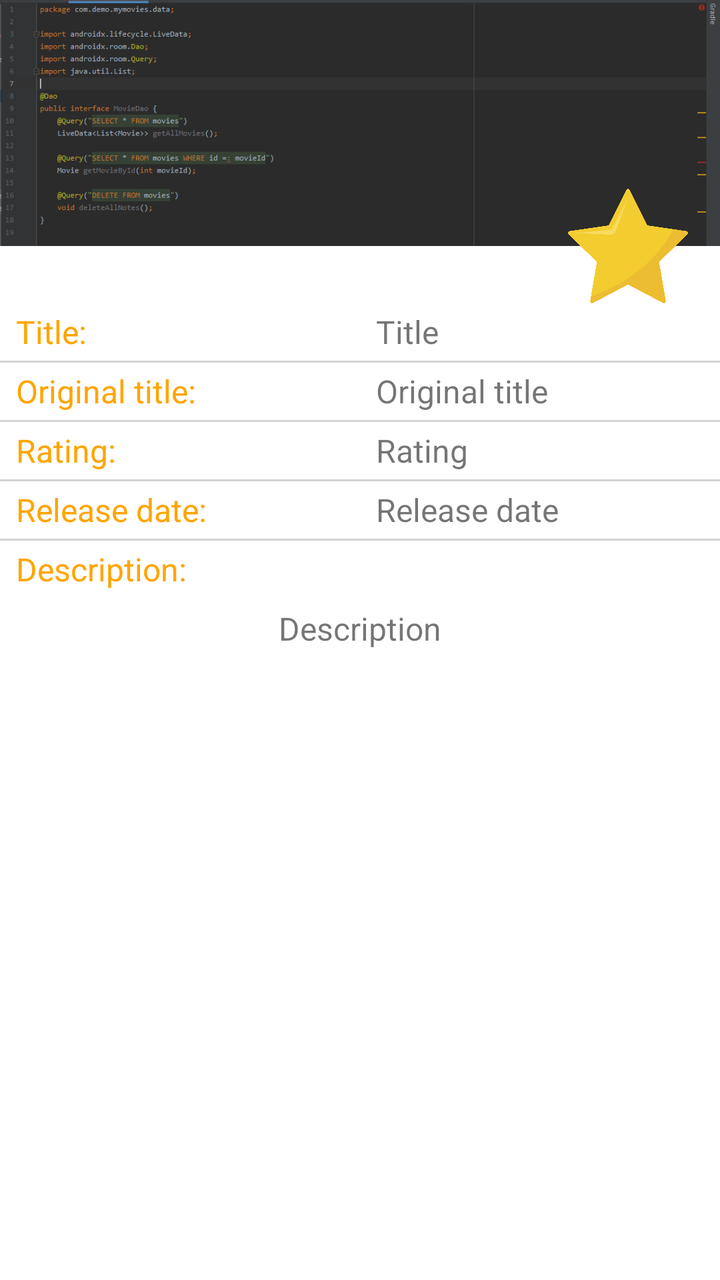
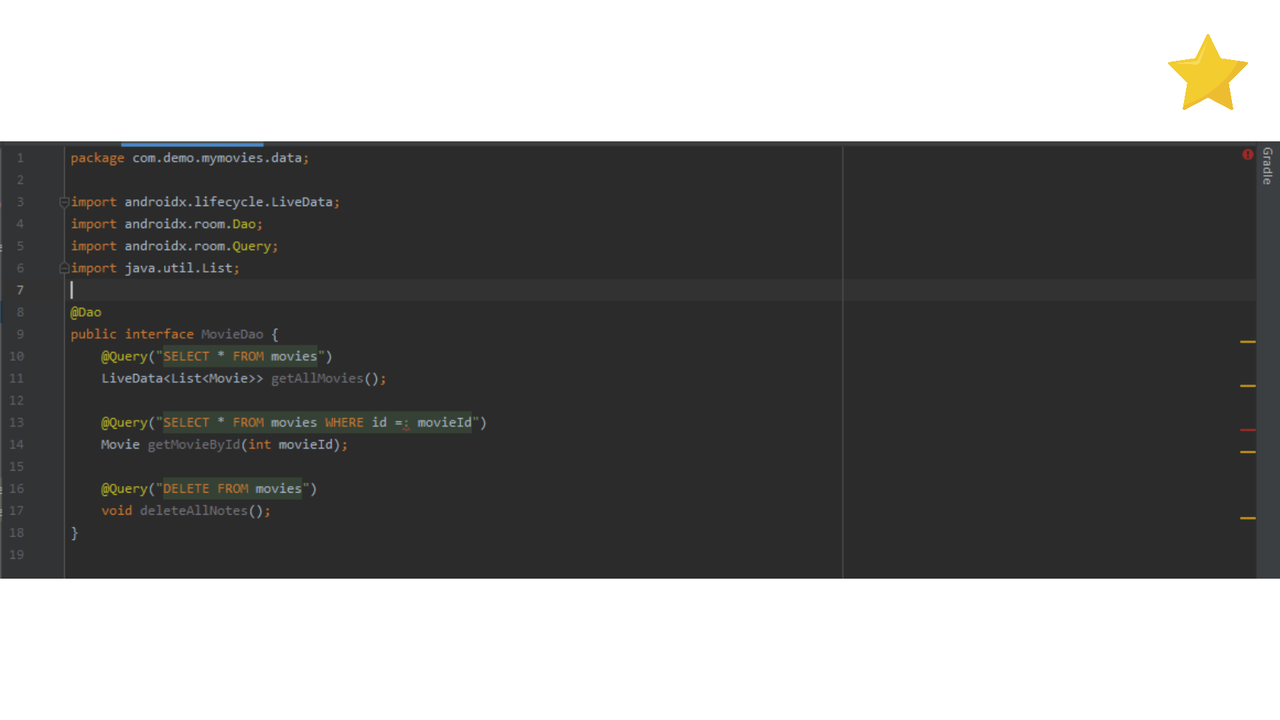

An Android layout and its configuration variant, each rendered on a device that would load it. The default file and the variant file are quoted in full after the pictures.
<!-- AndroidManifest.xml: application theme Theme.MyMovies -->
<!-- res/layout/activity_detail.xml -->
<?xml version="1.0" encoding="utf-8"?>
<ScrollView xmlns:android="http://schemas.android.com/apk/res/android"
    xmlns:app="http://schemas.android.com/apk/res-auto"
    xmlns:tools="http://schemas.android.com/tools"
    android:id="@+id/scrollViewInfo"
    android:layout_width="match_parent"
    android:layout_height="match_parent"
    tools:context=".DetailActivity">

    <androidx.constraintlayout.widget.ConstraintLayout
        android:layout_width="match_parent"
        android:layout_height="wrap_content">

        <ImageView
            android:id="@+id/imageViewBigPoster"
            android:layout_width="0dp"
            android:layout_height="wrap_content"
            android:contentDescription="@string/image_big_poster"
            android:adjustViewBounds="true"
            app:layout_constraintEnd_toEndOf="parent"
            app:layout_constraintStart_toStartOf="parent"
            app:layout_constraintTop_toTopOf="parent"
            app:srcCompat="@drawable/logo" />


        <ImageView
            android:id="@+id/imageViewAddToFavourite"
            android:layout_width="@dimen/size_of_star"
            android:layout_height="@dimen/size_of_star"
            android:contentDescription="@string/image_favourite_movie"
            android:layout_marginEnd="16dp"
            android:onClick="onClickChangeFavourite"
            app:layout_constraintBottom_toBottomOf="@+id/imageViewBigPoster"
            app:layout_constraintEnd_toEndOf="@+id/imageViewBigPoster"
            app:layout_constraintTop_toBottomOf="@+id/imageViewBigPoster"
            app:srcCompat="@drawable/yellow_fav" />

        <include
            layout="@layout/movie_info"
            android:id="@+id/movieInfo"
            android:layout_width="0dp"
            android:layout_height="wrap_content"
            app:layout_constraintEnd_toEndOf="parent"
            app:layout_constraintStart_toStartOf="parent"
            app:layout_constraintTop_toBottomOf="@id/imageViewAddToFavourite"
            />


    </androidx.constraintlayout.widget.ConstraintLayout>
</ScrollView>
<!-- res/layout/movie_info.xml (included above) -->
<?xml version="1.0" encoding="utf-8"?>
<androidx.constraintlayout.widget.ConstraintLayout
    xmlns:android="http://schemas.android.com/apk/res/android"
    android:layout_width="match_parent"
    android:layout_height="match_parent"
    xmlns:app="http://schemas.android.com/apk/res-auto">

    <TextView
        android:id="@+id/textViewLabelTitle"
        style="@style/LabelStyle"
        android:layout_width="wrap_content"
        android:layout_height="wrap_content"
        android:layout_marginStart="@dimen/size_8dp"
        android:layout_marginTop="@dimen/size_2dp"
        android:text="@string/label_title"
        app:layout_constraintStart_toStartOf="parent"
        app:layout_constraintTop_toTopOf="parent" />

    <androidx.constraintlayout.widget.Guideline
        android:id="@+id/guidelineCenter"
        android:layout_width="wrap_content"
        android:layout_height="wrap_content"
        android:orientation="vertical"
        app:layout_constraintGuide_percent="0.5" />

    <TextView
        android:id="@+id/textViewTitle"
        style="@style/ViewStyle"
        android:layout_width="@dimen/size_0dp"
        android:layout_height="wrap_content"
        android:layout_marginStart="@dimen/size_8dp"
        android:layout_marginTop="@dimen/size_2dp"
        android:layout_marginEnd="@dimen/size_8dp"
        android:text="@string/title"
        app:layout_constraintEnd_toEndOf="parent"
        app:layout_constraintStart_toStartOf="@+id/guidelineCenter"
        app:layout_constraintTop_toTopOf="parent" />

    <View style="@style/BorderStyle"
        app:layout_constraintStart_toStartOf="parent"
        app:layout_constraintEnd_toEndOf="parent"
        app:layout_constraintTop_toBottomOf="@+id/textViewTitle"
        app:layout_constraintBottom_toTopOf="@+id/textViewOriginalTitle"/>

    <TextView
        android:id="@+id/textViewLabelOriginalTitle"
        style="@style/LabelStyle"
        android:layout_width="wrap_content"
        android:layout_height="wrap_content"
        android:layout_marginStart="@dimen/size_8dp"
        android:layout_marginTop="@dimen/size_8dp"
        android:text="@string/label_original_title"
        app:layout_constraintStart_toStartOf="parent"
        app:layout_constraintTop_toBottomOf="@+id/textViewTitle" />

    <TextView
        android:id="@+id/textViewOriginalTitle"
        style="@style/ViewStyle"
        android:layout_width="@dimen/size_0dp"
        android:layout_height="wrap_content"
        android:layout_marginStart="@dimen/size_8dp"
        android:layout_marginTop="@dimen/size_8dp"
        android:layout_marginEnd="@dimen/size_8dp"
        android:text="@string/original_title"
        app:layout_constraintEnd_toEndOf="parent"
        app:layout_constraintStart_toStartOf="@+id/guidelineCenter"
        app:layout_constraintTop_toBottomOf="@+id/textViewTitle" />

    <View style="@style/BorderStyle"
        app:layout_constraintStart_toStartOf="parent"
        app:layout_constraintEnd_toEndOf="parent"
        app:layout_constraintTop_toBottomOf="@+id/textViewOriginalTitle"
        app:layout_constraintBottom_toTopOf="@+id/textViewRating"/>

    <TextView
        android:id="@+id/textViewLabelRating"
        style="@style/LabelStyle"
        android:layout_width="wrap_content"
        android:layout_height="wrap_content"
        android:layout_marginStart="@dimen/size_8dp"
        android:layout_marginTop="@dimen/size_8dp"
        android:text="@string/label_rating"
        app:layout_constraintStart_toStartOf="parent"
        app:layout_constraintTop_toBottomOf="@+id/textViewOriginalTitle" />

    <TextView
        android:id="@+id/textViewRating"
        style="@style/ViewStyle"
        android:layout_width="wrap_content"
        android:layout_height="wrap_content"
        android:layout_marginStart="@dimen/size_8dp"
        android:layout_marginTop="@dimen/size_8dp"
        android:layout_marginEnd="@dimen/size_8dp"
        android:text="@string/rating"
        app:layout_constraintStart_toStartOf="@+id/guidelineCenter"
        app:layout_constraintTop_toBottomOf="@+id/textViewOriginalTitle" />

    <View style="@style/BorderStyle"
        app:layout_constraintStart_toStartOf="parent"
        app:layout_constraintEnd_toEndOf="parent"
        app:layout_constraintTop_toBottomOf="@+id/textViewRating"
        app:layout_constraintBottom_toTopOf="@+id/textViewReleaseDate"/>

    <TextView
        android:id="@+id/textViewLabelReleaseDate"
        style="@style/LabelStyle"
        android:layout_width="wrap_content"
        android:layout_height="wrap_content"
        android:layout_marginStart="@dimen/size_8dp"
        android:layout_marginTop="@dimen/size_8dp"
        android:text="@string/label_release_date"
        app:layout_constraintStart_toStartOf="parent"
        app:layout_constraintTop_toBottomOf="@+id/textViewRating" />

    <TextView
        android:id="@+id/textViewReleaseDate"
        style="@style/ViewStyle"
        android:layout_width="@dimen/size_0dp"
        android:layout_height="wrap_content"
        android:layout_marginStart="@dimen/size_8dp"
        android:layout_marginTop="@dimen/size_8dp"
        android:layout_marginEnd="@dimen/size_8dp"
        android:text="@string/release_date"
        app:layout_constraintEnd_toEndOf="parent"
        app:layout_constraintStart_toStartOf="@+id/guidelineCenter"
        app:layout_constraintTop_toBottomOf="@+id/textViewRating" />

    <View style="@style/BorderStyle"
        app:layout_constraintStart_toStartOf="parent"
        app:layout_constraintEnd_toEndOf="parent"
        app:layout_constraintTop_toBottomOf="@+id/textViewReleaseDate"
        app:layout_constraintBottom_toTopOf="@+id/textViewLabelDescription"/>


    <TextView
        android:id="@+id/textViewLabelDescription"
        style="@style/LabelStyle"
        android:layout_width="wrap_content"
        android:layout_height="wrap_content"
        android:layout_marginStart="@dimen/size_8dp"
        android:layout_marginTop="@dimen/size_8dp"
        android:text="@string/label_description"
        app:layout_constraintStart_toStartOf="parent"
        app:layout_constraintTop_toBottomOf="@+id/textViewReleaseDate" />

    <TextView
        android:id="@+id/textViewOverView"
        style="@style/ViewStyle"
        android:layout_width="wrap_content"
        android:layout_height="wrap_content"
        android:layout_marginStart="@dimen/size_8dp"
        android:layout_marginTop="@dimen/size_8dp"
        android:layout_marginEnd="@dimen/size_8dp"
        android:paddingRight="@dimen/size_8dp"
        android:paddingLeft="@dimen/size_8dp"
        android:paddingBottom="@dimen/size_8dp"
        android:text="@string/over_view"
        app:layout_constraintStart_toStartOf="parent"
        app:layout_constraintEnd_toEndOf="parent"
        app:layout_constraintTop_toBottomOf="@+id/textViewLabelDescription" />


    <androidx.recyclerview.widget.RecyclerView
        android:id="@+id/recyclerViewTrailer"
        android:nestedScrollingEnabled="false"
        android:layout_width="@dimen/size_0dp"
        android:layout_height="wrap_content"
        app:layout_constraintEnd_toEndOf="parent"
        app:layout_constraintStart_toStartOf="parent"
        app:layout_constraintTop_toBottomOf="@id/textViewOverView"/>

    <androidx.recyclerview.widget.RecyclerView
        android:id="@+id/recyclerViewReview"
        android:nestedScrollingEnabled="false"
        android:layout_width="@dimen/size_0dp"
        android:layout_height="wrap_content"
        app:layout_constraintEnd_toEndOf="parent"
        app:layout_constraintStart_toStartOf="parent"
        app:layout_constraintTop_toBottomOf="@id/recyclerViewTrailer"/>

</androidx.constraintlayout.widget.ConstraintLayout>
<!-- resources referenced by this layout -->
<resources>
  <dimen name="size_0dp">0dp</dimen>
  <dimen name="size_2dp">2dp</dimen>
  <dimen name="size_8dp">8dp</dimen>
  <dimen name="size_of_star">60dp</dimen>
  <!-- drawable logo: png bitmap (drawable, 22365 bytes) -->
  <!-- drawable yellow_fav: png bitmap (drawable, 9940 bytes) -->
  <string name="image_big_poster">Image big poster</string>
  <string name="image_favourite_movie">Image favourite movie</string>
  <string name="label_description">Description:</string>
  <string name="label_original_title">Original title:</string>
  <string name="label_rating">Rating:</string>
  <string name="label_release_date">Release date:</string>
  <string name="label_title">Title:</string>
  <string name="original_title">Original title</string>
  <string name="over_view">Description</string>
  <string name="rating">Rating</string>
  <string name="release_date">Release date</string>
  <string name="title">Title</string>
  <style name="BorderStyle">
          <item name="android:layout_height">1dp</item>
          <item name="android:layout_width">0dp</item>
          <item name="android:background">@color/light_grey</item>
      </style>
  <style name="LabelStyle">
          <item name="android:layout_marginTop">8dp</item>
          <item name="android:textColor">@color/orange</item>
          <item name="android:textSize">@dimen/text_size_labels</item>
      </style>
  <style name="ViewStyle">
          <item name="android:textSize">@dimen/text_size_item</item>
      </style>
  <style name="Theme.MyMovies" parent="Theme.MaterialComponents.DayNight.DarkActionBar">
          
          <item name="colorPrimary">@color/black</item>
          <item name="colorPrimaryVariant">@color/black</item>
          <item name="colorOnPrimary">@color/white</item>
          
          <item name="colorSecondary">@color/pink</item>
          <item name="colorSecondaryVariant">@color/pink_dark</item>
          <item name="colorOnSecondary">@color/black</item>
          
          <item name="android:statusBarColor" tools:targetApi="l">?attr/colorPrimaryVariant</item>
          
      </style>
  <color name="light_grey">#FFD3D3D3</color>
  <color name="orange">#FFFFA500</color>
  <dimen name="text_size_labels">16sp</dimen>
  <dimen name="text_size_item">16sp</dimen>
  <color name="black">#FF000000</color>
  <color name="white">#FFFFFFFF</color>
  <color name="pink">#FFFF4081</color>
  <color name="pink_dark">#FFBF5478</color>
</resources>
<!-- res/layout-land/activity_detail.xml (the repository's variant of the layout above) -->
<!-- drawn on the phone turned sideways -->
<?xml version="1.0" encoding="utf-8"?>
    <androidx.constraintlayout.widget.ConstraintLayout
        xmlns:android="http://schemas.android.com/apk/res/android"
        xmlns:app="http://schemas.android.com/apk/res-auto"
        xmlns:tools="http://schemas.android.com/tools"
        android:layout_width="match_parent"
        android:layout_height="match_parent"
        tools:context=".DetailActivity">

        <ImageView
            android:id="@+id/imageViewBigPoster"
            android:layout_width="wrap_content"
            android:layout_height="@dimen/size_0dp"
            android:contentDescription="@string/image_big_poster"
            android:adjustViewBounds="true"
            app:layout_constraintStart_toStartOf="parent"
            app:layout_constraintTop_toTopOf="parent"
            app:layout_constraintBottom_toBottomOf = "parent"
            app:srcCompat="@drawable/logo" />


        <ImageView
            android:id="@+id/imageViewAddToFavourite"
            android:layout_width="@dimen/size_of_star_small"
            android:layout_height="@dimen/size_of_star_small"
            android:contentDescription="@string/image_favourite_movie"
            android:layout_marginEnd="@dimen/size_16dp"
            android:layout_marginTop="@dimen/size_16dp"
            android:onClick="onClickChangeFavourite"
            app:layout_constraintEnd_toEndOf="@+id/imageViewBigPoster"
            app:layout_constraintTop_toTopOf="@+id/imageViewBigPoster"
            app:srcCompat="@drawable/yellow_fav" />

    <ScrollView
        android:id="@+id/scrollViewInfo"
        android:layout_width="@dimen/size_0dp"
        android:layout_height="@dimen/size_0dp"
        app:layout_constraintStart_toEndOf="@id/imageViewBigPoster"
        app:layout_constraintTop_toTopOf="parent"
        app:layout_constraintBottom_toBottomOf = "parent"
        app:layout_constraintEnd_toEndOf="parent">

        <include
            layout="@layout/movie_info"
            android:id="@+id/movieInfo"
            android:layout_width="match_parent"
            android:layout_height="wrap_content"
            />

</ScrollView>
    </androidx.constraintlayout.widget.ConstraintLayout>
<!-- resources referenced by the variant -->
<!-- as the phone turned sideways resolves them -->
<resources>
  <dimen name="size_0dp">0dp</dimen>
  <dimen name="size_16dp">16dp</dimen>
  <dimen name="size_2dp">2dp</dimen>
  <dimen name="size_8dp">8dp</dimen>
  <dimen name="size_of_star_small">40dp</dimen>
  <!-- drawable logo: png bitmap (drawable, 22365 bytes) -->
  <!-- drawable yellow_fav: png bitmap (drawable, 9940 bytes) -->
  <string name="image_big_poster">Image big poster</string>
  <string name="image_favourite_movie">Image favourite movie</string>
  <string name="label_description">Description:</string>
  <string name="label_original_title">Original title:</string>
  <string name="label_rating">Rating:</string>
  <string name="label_release_date">Release date:</string>
  <string name="label_title">Title:</string>
  <string name="original_title">Original title</string>
  <string name="over_view">Description</string>
  <string name="rating">Rating</string>
  <string name="release_date">Release date</string>
  <string name="title">Title</string>
  <style name="BorderStyle">
          <item name="android:layout_height">1dp</item>
          <item name="android:layout_width">0dp</item>
          <item name="android:background">@color/light_grey</item>
      </style>
  <style name="LabelStyle">
          <item name="android:layout_marginTop">8dp</item>
          <item name="android:textColor">@color/orange</item>
          <item name="android:textSize">@dimen/text_size_labels</item>
      </style>
  <style name="ViewStyle">
          <item name="android:textSize">@dimen/text_size_item</item>
      </style>
  <style name="Theme.MyMovies" parent="Theme.MaterialComponents.DayNight.DarkActionBar">
          
          <item name="colorPrimary">@color/black</item>
          <item name="colorPrimaryVariant">@color/black</item>
          <item name="colorOnPrimary">@color/white</item>
          
          <item name="colorSecondary">@color/pink</item>
          <item name="colorSecondaryVariant">@color/pink_dark</item>
          <item name="colorOnSecondary">@color/black</item>
          
          <item name="android:statusBarColor" tools:targetApi="l">?attr/colorPrimaryVariant</item>
          
      </style>
  <color name="light_grey">#FFD3D3D3</color>
  <color name="orange">#FFFFA500</color>
  <dimen name="text_size_labels">16sp</dimen>
  <dimen name="text_size_item">16sp</dimen>
  <color name="black">#FF000000</color>
  <color name="white">#FFFFFFFF</color>
  <color name="pink">#FFFF4081</color>
  <color name="pink_dark">#FFBF5478</color>
</resources>
